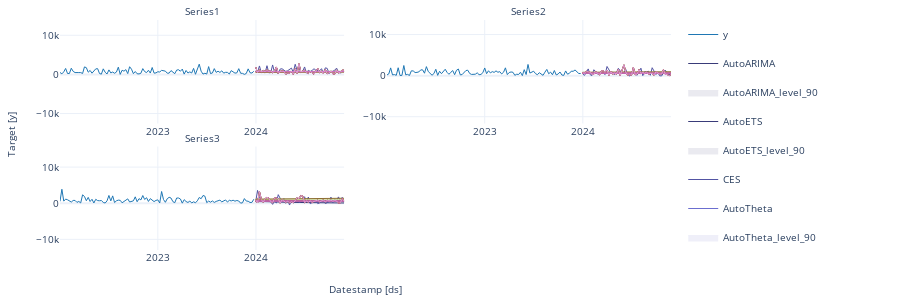

Source (notebook cell):
### Markdown cell above
Plot the results of 8 random series using the `StatsForecast.plot` method.

### Code cell
sf.plot(df,forecasts_df)
